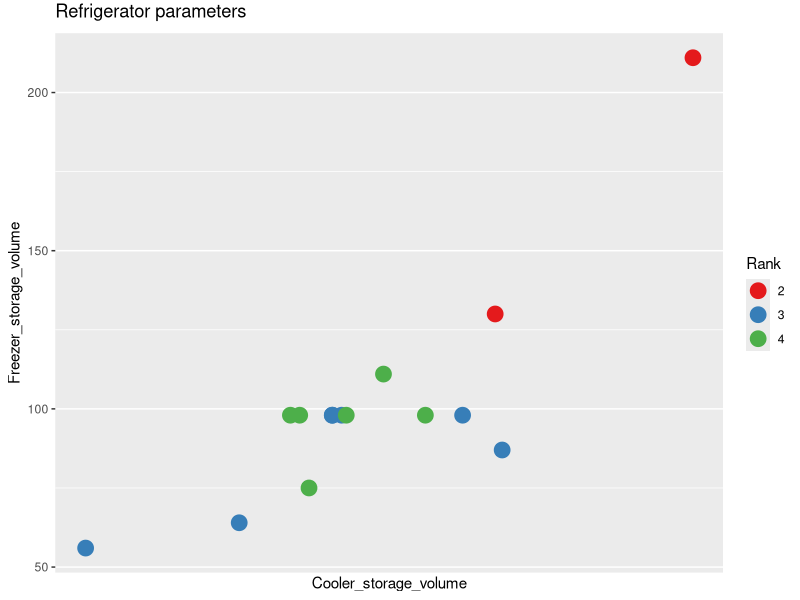

R code for this plot:
#install.packages("ggplot2")
library("ggplot2")

df <- as.data.frame(matrix(c(276, 262, 196, 192, 206, 228, 188, 279, 206, 246, 100, 210, 212, 361, 166,
                             130, 98, 75, 98, 98, 111, 98, 87, 98, 98, 56, 98, 98, 211, 64,
                             17, 18, 28, 21, 24, 24, 20, 16, 24, 16, 20, 20, 18, 12, 19,
                             3399, 2099, 899, 1399, 1799, 1199, 1699, 1999, 2199, 2099, 890, 1899, 1799, 3449, 1198), 15, 4))
labels <- c("1", "2", "3", "4")
result <- c(2, 3, 4, 4, 3, 4, 4, 3, 3, 4, 3, 3, 4, 2, 3)
factors <- factor(result, labels)
df <- cbind(df, factors)
colnames(df) <- c("Cooler_storage_volume", "Freezer_storage_volume", "Temp_keep_in_h_if_power_outage", "Price", "Rank")

scatterplot <- ggplot(data=df, aes(x = Cooler_storage_volume, y = Freezer_storage_volume, col = Rank)) + geom_point()
scatterplot <- scatterplot + geom_point(size = 5) + xlab("Cooler_storage_volume")+ylab("Freezer_storage_volume") + labs(colour = "Rank") + ggtitle("Refrigerator parameters")
scatterplot <- scatterplot + scale_colour_brewer(palette = "Set1") + theme(plot.title = element_text(vjust =+ 2)) + scale_x_continuous(breaks = 1:8)
scatterplot
